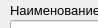
      <widget class="QWidget" name="page_6">
       <property name="geometry">
        <rect>
         <x>0</x>
         <y>0</y>
         <width>98</width>
         <height>28</height>
        </rect>
       </property>
       <attribute name="label">
        <string>Вещество (материал), применяемое при поверке</string>
       </attribute>
       <widget class="QLabel" name="label_38">
        <property name="geometry">
         <rect>
          <x>10</x>
          <y>0</y>
          <width>201</width>
          <height>21</height>
         </rect>
        </property>
        <property name="font">
         <font>
          <family>MS Shell Dlg 2</family>
          <pointsize>10</pointsize>
          <weight>50</weight>
          <bold>false</bold>
         </font>
        </property>
        <property name="text">
         <string>Наименование, № по перечню</string>
        </property>
       </widget>
       <widget class="QLineEdit" name="lineEdit_19">
        <property name="geometry">
         <rect>
          <x>10</x>
          <y>20</y>
          <width>661</width>
          <height>31</height>
         </rect>
        </property>
        <property name="font">
         <font>
          <family>Calibri</family>
          <pointsize>12</pointsize>
          <weight>50</weight>
          <bold>false</bold>
         </font>
        </property>
        <property name="focusPolicy">
         <enum>Qt::ClickFocus</enum>
        </property>
        <property name="maxLength">
         <number>512</number>
        </property>
        <property name="clearButtonEnabled">
         <bool>true</bool>
        </property>
       </widget>
       <widget class="QLabel" name="label_51">
        <property name="geometry">
         <rect>
          <x>10</x>
          <y>80</y>
          <width>391</width>
          <height>16</height>
         </rect>
        </property>
        <property name="font">
         <font>
          <family>MS Shell Dlg 2</family>
          <pointsize>10</pointsize>
          <weight>50</weight>
          <bold>false</bold>
         </font>
        </property>
        <property name="text">
         <string>Пример: ДРГ.1;РКТ.10</string>
        </property>
       </widget>
       <widget class="QLabel" name="label_52">
        <property name="geometry">
         <rect>
          <x>10</x>
          <y>60</y>
          <width>341</width>
          <height>16</height>
         </rect>
        </property>
        <property name="font">
         <font>
          <family>MS Shell Dlg 2</family>
          <pointsize>10</pointsize>
          <weight>50</weight>
          <bold>false</bold>
         </font>
        </property>
        <property name="text">
         <string>Значения перечисляются подряд и разделяются &quot;;&quot;</string>
        </property>
       </widget>
      </widget>
